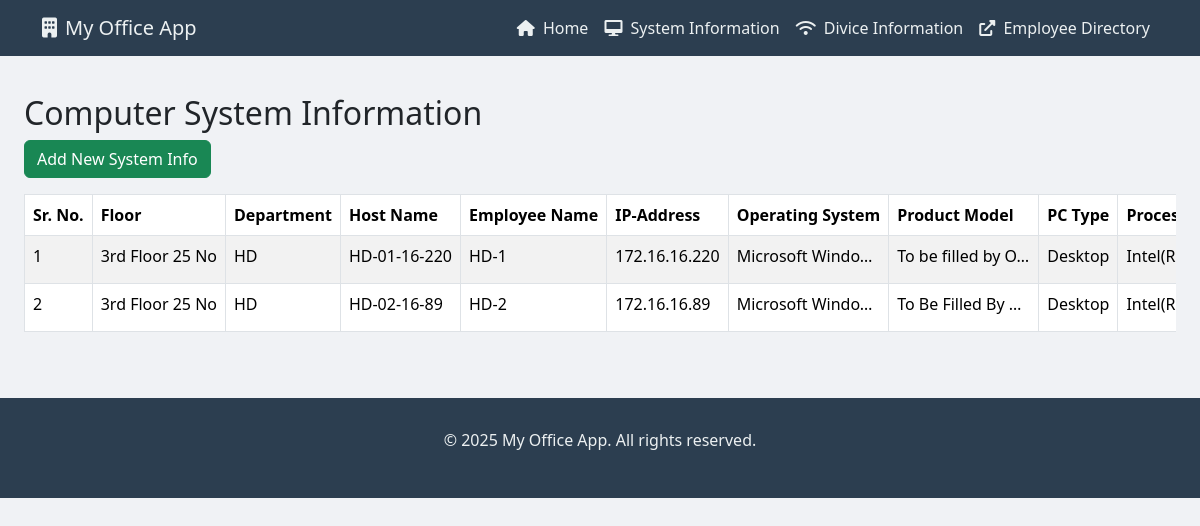
The page /system_info on the database its author committed.
### app.py (models this page shows, shortened)
class ComputerSystem(db.Model):
    id = db.Column(db.Integer, primary_key=True)
    floor = db.Column(db.String(100))
    department = db.Column(db.String(100))
    host_name = db.Column(db.String(100), nullable=False)
    employee_name = db.Column(db.String(100))
    ip_address = db.Column(db.String(100))
    operating_system = db.Column(db.String(100))
    product_model = db.Column(db.String(100))
    pc_type = db.Column(db.String(100))
    processor = db.Column(db.String(100))
    price = db.Column(db.String(100))
    ram_size = db.Column(db.String(100))
    hard_disk_type = db.Column(db.String(100))
    hard_disk_size = db.Column(db.String(100))
    hard_disk_sn = db.Column(db.String(100))
    ssd_disk_type = db.Column(db.String(100))
    ssd_disk_size = db.Column(db.String(100))
    ssd_hard_disk_sn = db.Column(db.String(100))
    adapter_mac_address = db.Column(db.String(100))
    external_lancard = db.Column(db.String(100))
    display_make_model = db.Column(db.String(100))
    display_serial_number = db.Column(db.String(100))

### app.py (the view)
@app.route('/system_info')
def system_info_list():
    systems = ComputerSystem.query.all()
    return render_template('system_info.html', systems=systems)

### app.py (called while the page is built)
@app.context_processor
def inject_datetime():
    return {'datetime': datetime}

### templates/system_info.html (shortened to what this page needs)
{% extends "base.html" %}
{% block content %}
    <div class="container-fluid mt-4">
        <h2>Computer System Information</h2>
        <div class="d-flex justify-content-between mb-3">
            <a href="{{ url_for('add_system_info') }}" class="btn btn-success">Add New System Info</a>
        </div>
        {% if systems %}
            <div class="table-responsive">
                <table class="table table-striped table-hover table-bordered">
                    <thead>
                        <tr>
                            <th nowrap;>Sr. No.</th>
                            <th>Floor</th>
                            <th>Department</th>
                            <th>Host Name</th>
                            <th>Employee Name</th>
                            <th>IP-Address</th>
                            <th>Operating System</th>
                            <th>Product Model</th>
                            <th>PC Type</th>
                            <th>Processor</th>
                        </tr>
                    </thead>
                    <tbody>
                        {% for system in systems %}
                        <tr>
                            <td>{{ loop.index }}</td>
                            <td>{{ system.floor }}</td>
                            <td>{{ system.department }}</td>
                            <td>{{ system.host_name }}</td>
                            <td>{{ system.employee_name }}</td>
                            <td>{{ system.ip_address }}</td>
                            <td>{{ system.operating_system }}</td>
                            <td>{{ system.product_model }}</td>
                            <td>{{ system.pc_type }}</td>
                            <td>{{ system.processor }}</td>
                        </tr>
                        {% endfor %}
                    </tbody>
                </table>
            </div>
        {% else %}
            <p>No computer system information available. Add some!</p>
        {% endif %}
    </div>
{% endblock %}

### templates/base.html (shortened to what this page needs)
<!DOCTYPE html>
<html lang="en">
<head>
    <link href="https://cdn.jsdelivr.net/npm/bootstrap@5.3.3/dist/css/bootstrap.min.css" rel="stylesheet">
    <link rel="stylesheet" href="https://cdnjs.cloudflare.com/ajax/libs/font-awesome/6.0.0-beta3/css/all.min.css">
</head>
<body>
    <nav class="navbar navbar-expand-lg navbar-dark fixed-top">
        <div class="container">
            <a class="navbar-brand" href="{{ url_for('index') }}">
                <i class="fas fa-building me-2"></i>My Office App
            </a>
            <div class="collapse navbar-collapse" id="navbarNav">
                <ul class="navbar-nav ms-auto">
                    <li class="nav-item">
                        <a class="nav-link" aria-current="page" href="{{ url_for('index') }}">
                            <i class="fas fa-home me-1"></i> Home
                        </a>
                    </li>
                    <li class="nav-item">
                        <a class="nav-link" href="{{ url_for('system_info_list') }}">
                            <i class="fas fa-desktop me-1"></i> System Information
                        </a>
                    </li>
                    <li class="nav-item">
                        <a class="nav-link" href="{{ url_for('router_info_list') }}">
                            <i class="fas fa-wifi me-1"></i> Divice Information
                        </a>
                    </li>
                    <li class="nav-item">
                        <a class="nav-link" href="http://172.16.16.191:5002" target="_blank">
                            <i class="fas fa-external-link-alt me-1"></i> Employee Directory
                        </a>
                    </li>
                    </ul>
            </div>
        </div>
    </nav>
    <div id="flash-messages-container">
    </div>
    <div class="container-fluid mt-4">
        {% block content %}{% endblock %}
    </div>
    <footer class="footer">
        <div class="container">
            <p>&copy; {{ datetime.now().year }} My Office App. All rights reserved.</p>
        </div>
    </footer>
</body>
</html>

### templates/base.html (style rules this page uses)
body { font-family: 'Segoe UI', Tahoma, Geneva, Verdana, sans-serif; background-color: #f0f2f5; overflow-x: hidden; padding-top: 70px; }
.navbar { background-color: #2c3e50 !important; }
.navbar-brand, .nav-link { color: #ecf0f1 !important; font-weight: 500; }
.footer { background-color: #2c3e50; color: #ecf0f1; padding: 30px 0; text-align: center; margin-top: 50px; }
.table-responsive { max-height: 70vh; overflow-y: auto; }
th { position: sticky; top: 0; background: #f8f9fa; z-index: 10; white-space: nowrap; }
td { white-space: nowrap; overflow: hidden; text-overflow: ellipsis; max-width: 150px; }
#flash-messages-container { position: fixed; top: 70px; left: 0; right: 0; z-index: 1050; padding: 10px 15px; pointer-events: none; display: flex; justify-content: center; }

### rows shown on the page
ComputerSystem: floor "3rd Floor 25 No", department "HD", host_name "HD-01-16-220", employee_name "HD-1", ip_address "172.16.16.220", operating_system "Microsoft Windo…", product_model "To be filled by O…", pc_type "Desktop", processor "Intel(R) Core(T…"
ComputerSystem: floor "3rd Floor 25 No", department "HD", host_name "HD-02-16-89", employee_name "HD-2", ip_address "172.16.16.89", operating_system "Microsoft Windo…", product_model "To Be Filled By…", pc_type "Desktop", processor "Intel(R) Core(T…"
